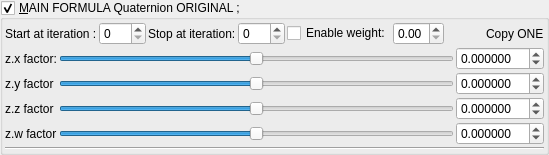
    <widget class="MyGroupBox" name="groupCheck_transform_quaternionOriginal1_enabled">
     <property name="title">
      <string>&amp;MAIN FORMULA Quaternion ORIGINAL ; </string>
     </property>
     <property name="checkable">
      <bool>true</bool>
     </property>
     <layout class="QVBoxLayout" name="verticalLayout_23" stretch="0,0,0">
      <property name="spacing">
       <number>2</number>
      </property>
      <property name="leftMargin">
       <number>2</number>
      </property>
      <property name="topMargin">
       <number>2</number>
      </property>
      <property name="rightMargin">
       <number>2</number>
      </property>
      <property name="bottomMargin">
       <number>2</number>
      </property>
      <item>
       <layout class="QGridLayout" name="gridLayout_25">
        <item row="0" column="0">
         <widget class="QLabel" name="label_78">
          <property name="text">
           <string>Start at iteration :</string>
          </property>
         </widget>
        </item>
        <item row="0" column="3">
         <widget class="MySpinBox" name="spinboxInt_transform_quaternionOriginal1_stop_iterations">
          <property name="sizePolicy">
           <sizepolicy hsizetype="Minimum" vsizetype="Maximum">
            <horstretch>0</horstretch>
            <verstretch>0</verstretch>
           </sizepolicy>
          </property>
          <property name="maximum">
           <number>250</number>
          </property>
         </widget>
        </item>
        <item row="0" column="1">
         <widget class="MySpinBox" name="spinboxInt_transform_quaternionOriginal1_start_iterations">
          <property name="sizePolicy">
           <sizepolicy hsizetype="Minimum" vsizetype="Maximum">
            <horstretch>0</horstretch>
            <verstretch>0</verstretch>
           </sizepolicy>
          </property>
          <property name="minimum">
           <number>0</number>
          </property>
          <property name="maximum">
           <number>250</number>
          </property>
          <property name="value">
           <number>0</number>
          </property>
         </widget>
        </item>
        <item row="0" column="2">
         <widget class="QLabel" name="label_79">
          <property name="text">
           <string>Stop at iteration:</string>
          </property>
         </widget>
        </item>
        <item row="0" column="9">
         <widget class="QLabel" name="label_120">
          <property name="text">
           <string>Copy ONE</string>
          </property>
         </widget>
        </item>
        <item row="0" column="7">
         <widget class="MyDoubleSpinBox" name="spinbox_transform_quaternionOriginal1_weight">
          <property name="sizePolicy">
           <sizepolicy hsizetype="Minimum" vsizetype="Maximum">
            <horstretch>0</horstretch>
            <verstretch>0</verstretch>
           </sizepolicy>
          </property>
          <property name="decimals">
           <number>2</number>
          </property>
          <property name="minimum">
           <double>0.000000000000000</double>
          </property>
          <property name="maximum">
           <double>1.000000000000000</double>
          </property>
          <property name="singleStep">
           <double>0.100000000000000</double>
          </property>
         </widget>
        </item>
        <item row="0" column="8">
         <spacer name="horizontalSpacer_13">
          <property name="orientation">
           <enum>Qt::Horizontal</enum>
          </property>
          <property name="sizeHint" stdset="0">
           <size>
            <width>40</width>
            <height>20</height>
           </size>
          </property>
         </spacer>
        </item>
        <item row="0" column="6">
         <widget class="QCheckBox" name="checkBox_transform_quaternionOriginal1_weight_enabled">
          <property name="text">
           <string>Enable weight:</string>
          </property>
         </widget>
        </item>
       </layout>
      </item>
      <item>
       <layout class="QGridLayout" name="gridLayout_32">
        <property name="spacing">
         <number>2</number>
        </property>
        <item row="1" column="1">
         <widget class="QLabel" name="label_71">
          <property name="text">
           <string>z.y factor</string>
          </property>
         </widget>
        </item>
        <item row="1" column="3">
         <widget class="MyDoubleSpinBox" name="spinbox3_transform_quaternionOriginal1_factorConstantVect_y">
          <property name="sizePolicy">
           <sizepolicy hsizetype="Minimum" vsizetype="Maximum">
            <horstretch>0</horstretch>
            <verstretch>0</verstretch>
           </sizepolicy>
          </property>
          <property name="prefix">
           <string/>
          </property>
          <property name="suffix">
           <string/>
          </property>
          <property name="decimals">
           <number>6</number>
          </property>
          <property name="minimum">
           <double>-99.989999999999995</double>
          </property>
          <property name="maximum">
           <double>99.989999999999995</double>
          </property>
          <property name="singleStep">
           <double>0.100000000000000</double>
          </property>
         </widget>
        </item>
        <item row="0" column="1">
         <widget class="QLabel" name="label_80">
          <property name="text">
           <string>z.x factor:</string>
          </property>
         </widget>
        </item>
        <item row="2" column="1">
         <widget class="QLabel" name="label_81">
          <property name="text">
           <string>z.z factor</string>
          </property>
         </widget>
        </item>
        <item row="2" column="3">
         <widget class="MyDoubleSpinBox" name="spinbox3_transform_quaternionOriginal1_factorConstantVect_z">
          <property name="sizePolicy">
           <sizepolicy hsizetype="Minimum" vsizetype="Maximum">
            <horstretch>0</horstretch>
            <verstretch>0</verstretch>
           </sizepolicy>
          </property>
          <property name="prefix">
           <string/>
          </property>
          <property name="suffix">
           <string/>
          </property>
          <property name="decimals">
           <number>6</number>
          </property>
          <property name="minimum">
           <double>-99.989999999999995</double>
          </property>
          <property name="maximum">
           <double>99.989999999999995</double>
          </property>
          <property name="singleStep">
           <double>0.100000000000000</double>
          </property>
         </widget>
        </item>
        <item row="1" column="2">
         <widget class="QSlider" name="slider3_transform_quaternionOriginal1_factorConstantVect_y">
          <property name="sizePolicy">
           <sizepolicy hsizetype="Expanding" vsizetype="Maximum">
            <horstretch>0</horstretch>
            <verstretch>0</verstretch>
           </sizepolicy>
          </property>
          <property name="minimum">
           <number>-3000000</number>
          </property>
          <property name="maximum">
           <number>3000000</number>
          </property>
          <property name="singleStep">
           <number>1</number>
          </property>
          <property name="orientation">
           <enum>Qt::Horizontal</enum>
          </property>
         </widget>
        </item>
        <item row="2" column="2">
         <widget class="QSlider" name="slider3_transform_quaternionOriginal1_factorConstantVect_z">
          <property name="sizePolicy">
           <sizepolicy hsizetype="Expanding" vsizetype="Maximum">
            <horstretch>0</horstretch>
            <verstretch>0</verstretch>
           </sizepolicy>
          </property>
          <property name="minimum">
           <number>-3000000</number>
          </property>
          <property name="maximum">
           <number>3000000</number>
          </property>
          <property name="singleStep">
           <number>1</number>
          </property>
          <property name="orientation">
           <enum>Qt::Horizontal</enum>
          </property>
         </widget>
        </item>
        <item row="3" column="3">
         <widget class="MyDoubleSpinBox" name="spinbox_transform_quaternionOriginal1_factorConstantW">
          <property name="sizePolicy">
           <sizepolicy hsizetype="Minimum" vsizetype="Maximum">
            <horstretch>0</horstretch>
            <verstretch>0</verstretch>
           </sizepolicy>
          </property>
          <property name="prefix">
           <string/>
          </property>
          <property name="suffix">
           <string/>
          </property>
          <property name="decimals">
           <number>6</number>
          </property>
          <property name="minimum">
           <double>-99.989999999999995</double>
          </property>
          <property name="maximum">
           <double>99.989999999999995</double>
          </property>
          <property name="singleStep">
           <double>0.100000000000000</double>
          </property>
         </widget>
        </item>
        <item row="3" column="2">
         <widget class="QSlider" name="slider_transform_quaternionOriginal1_factorConstantW">
          <property name="sizePolicy">
           <sizepolicy hsizetype="Expanding" vsizetype="Maximum">
            <horstretch>0</horstretch>
            <verstretch>0</verstretch>
           </sizepolicy>
          </property>
          <property name="minimum">
           <number>-3000000</number>
          </property>
          <property name="maximum">
           <number>3000000</number>
          </property>
          <property name="singleStep">
           <number>1</number>
          </property>
          <property name="orientation">
           <enum>Qt::Horizontal</enum>
          </property>
         </widget>
        </item>
        <item row="3" column="1">
         <widget class="QLabel" name="label_86">
          <property name="text">
           <string>z.w factor</string>
          </property>
         </widget>
        </item>
        <item row="0" column="2">
         <widget class="QSlider" name="slider3_transform_quaternionOriginal1_factorConstantVect_x">
          <property name="sizePolicy">
           <sizepolicy hsizetype="Expanding" vsizetype="Maximum">
            <horstretch>0</horstretch>
            <verstretch>0</verstretch>
           </sizepolicy>
          </property>
          <property name="minimum">
           <number>-2000000</number>
          </property>
          <property name="maximum">
           <number>2000000</number>
          </property>
          <property name="singleStep">
           <number>1</number>
          </property>
          <property name="orientation">
           <enum>Qt::Horizontal</enum>
          </property>
         </widget>
        </item>
        <item row="0" column="3">
         <widget class="MyDoubleSpinBox" name="spinbox3_transform_quaternionOriginal1_factorConstantVect_x">
          <property name="sizePolicy">
           <sizepolicy hsizetype="Minimum" vsizetype="Maximum">
            <horstretch>0</horstretch>
            <verstretch>0</verstretch>
           </sizepolicy>
          </property>
          <property name="prefix">
           <string/>
          </property>
          <property name="suffix">
           <string/>
          </property>
          <property name="decimals">
           <number>6</number>
          </property>
          <property name="minimum">
           <double>-99.989999999999995</double>
          </property>
          <property name="maximum">
           <double>99.989999999999995</double>
          </property>
          <property name="singleStep">
           <double>0.100000000000000</double>
          </property>
         </widget>
        </item>
       </layout>
      </item>
      <item>
       <widget class="Line" name="line_9">
        <property name="orientation">
         <enum>Qt::Horizontal</enum>
        </property>
       </widget>
      </item>
     </layout>
    </widget>
